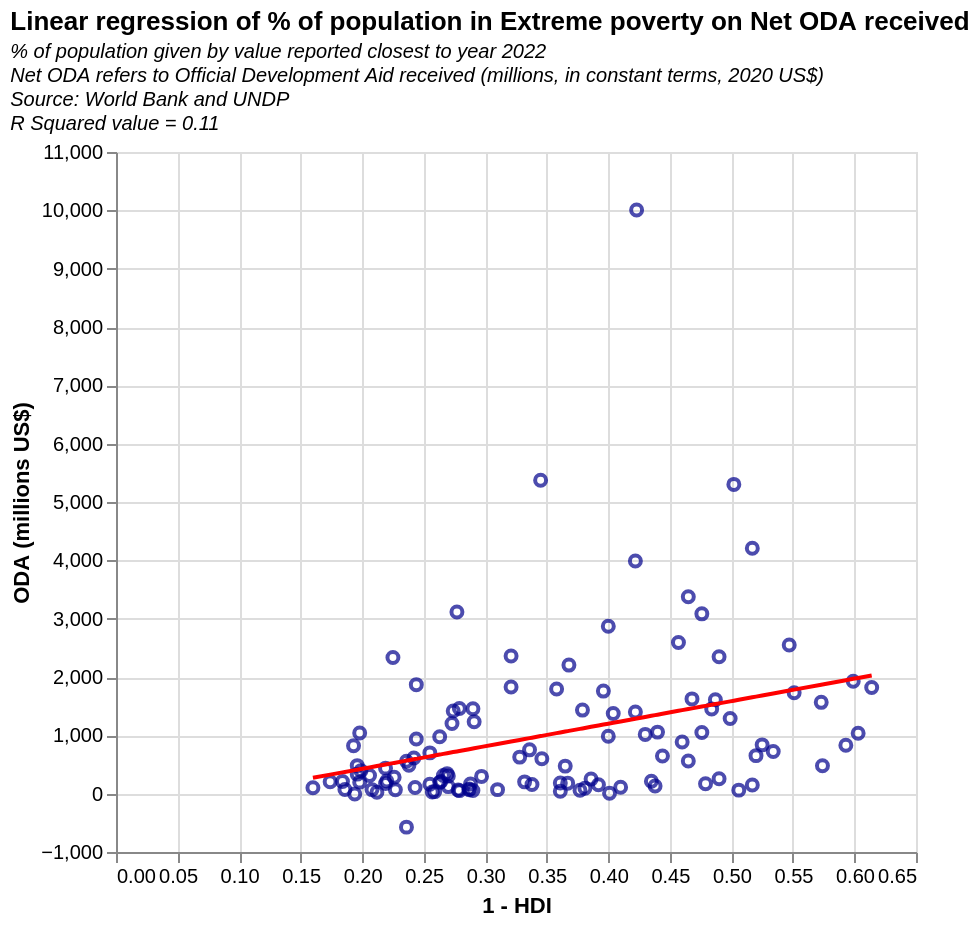

The Vega-Lite source for this figure:
### Vega-Lite specification from a JSON file in a GitHub repository (floating-point values rounded to 4 significant figures)
{"$schema": "https://vega.github.io/schema/vega-lite/v5.json", "data": {"values": [{"": "0", "X": "0.225", "y": "2334.560059", "y2": "523.3928971738477"}, {"": "1", "X": "0.517", "y": "4206.660156", "y2": "1651.8808900216334"}, {"": "2", "X": "0.206", "y": "309.9500122", "y2": "449.96388394060136"}, {"": "3", "X": "0.264", "y": "209.58999630000002", "y2": "674.1156085473534"}, {"": "4", "X": "0.41", "y": "110.8700027", "y2": "1238.3596049712462"}, {"": "5", "X": "0.212", "y": "25.78000069", "y2": "473.15199338267917"}, {"": "6", "X": "0.16", "y": "101.2799988", "y2": "272.188378218005"}, {"": "7", "X": "0.243", "y": "105.6200027", "y2": "592.9572255000811"}, {"": "8", "X": "0.27", "y": "121.2699966", "y2": "697.3037179894311"}, {"": "9", "X": "0.345", "y": "5373.850098", "y2": "987.1550860154034"}, {"": "10", "X": "0.193", "y": "822.8099976", "y2": "399.72298014943283"}, {"": "11", "X": "0.31", "y": "69.23000336", "y2": "851.8911142699496"}, {"": "12", "X": "0.476", "y": "1049.130005", "y2": "1493.4288088341018"}, {"": "13", "X": "0.332", "y": "202.21000669999998", "y2": "936.914182224235"}, {"": "14", "X": "0.219", "y": "437.4700012", "y2": "500.2047877317699"}, {"": "15", "X": "0.287", "y": "78.70999908", "y2": "763.0033614086515"}, {"": "16", "X": "0.242", "y": "612.4299927000001", "y2": "589.0925405930681"}, {"": "17", "X": "0.551", "y": "1730.790039", "y2": "1783.2801768600743"}, {"": "18", "X": "0.574", "y": "478.85000610000003", "y2": "1872.1679297213723"}, {"": "19", "X": "0.338", "y": "157.42999269999999", "y2": "960.1022916663128"}, {"": "20", "X": "0.404", "y": "1373.209961", "y2": "1215.1714955291684"}, {"": "21", "X": "0.422", "y": "1399.810059", "y2": "1284.7358238554018"}, {"": "22", "X": "0.593", "y": "829.9799805", "y2": "1945.5969429546185"}, {"": "23", "X": "0.603", "y": "1036.650024", "y2": "1984.2437920247485"}, {"": "24", "X": "0.236", "y": "-573.6099854", "y2": "565.9044311509903"}, {"": "25", "X": "0.244", "y": "1868.719971", "y2": "596.821910407094"}, {"": "26", "X": "0.438", "y": "131.9100037", "y2": "1346.5707823676091"}, {"": "27", "X": "0.184", "y": "209.6100006", "y2": "364.9408159863161"}, {"": "28", "X": "0.219", "y": "174.4799957", "y2": "500.2047877317699"}, {"": "29", "X": "0.49", "y": "256.1400146", "y2": "1547.5343975322833"}, {"": "30", "X": "0.278", "y": "64.16000366", "y2": "728.221197245535"}, {"": "31", "X": "0.236", "y": "554.8300171000001", "y2": "565.9044311509903"}, {"": "32", "X": "0.269", "y": "343.1600037", "y2": "693.4390330824183"}, {"": "33", "X": "0.328", "y": "626.6699828999999", "y2": "921.455442596183"}, {"": "34", "X": "0.401", "y": "5.949999809", "y2": "1203.5774408081295"}, {"": "35", "X": "0.506", "y": "60.709999079999996", "y2": "1609.3693560444908"}, {"": "36", "X": "0.502", "y": "5301.660156", "y2": "1593.9106164164389"}, {"": "37", "X": "0.263", "y": "193.6399994", "y2": "670.2509236403404"}, {"": "38", "X": "0.29", "y": "53.200000759999995", "y2": "774.5974161296904"}, {"": "39", "X": "0.198", "y": "1040.859985", "y2": "419.0464046844977"}, {"": "40", "X": "0.368", "y": "2204.159912", "y2": "1076.0428388767016"}, {"": "41", "X": "0.208", "y": "69.51000214", "y2": "457.69325375462734"}, {"": "42", "X": "0.365", "y": "472.35998539999997", "y2": "1064.4487841556627"}, {"": "43", "X": "0.534", "y": "723.4699707000001", "y2": "1717.5805334408537"}, {"": "44", "X": "0.517", "y": "147.2400055", "y2": "1651.8808900216334"}, {"": "45", "X": "0.279", "y": "51.86999893", "y2": "732.0858821525478"}, {"": "46", "X": "0.46", "y": "886.8499756", "y2": "1431.5938503218945"}, {"": "47", "X": "0.379", "y": "1432.630005", "y2": "1118.5543728538444"}, {"": "48", "X": "0.358", "y": "1794.209961", "y2": "1037.395989806572"}, {"": "49", "X": "0.291", "y": "1232.869995", "y2": "778.4621010367034"}, {"": "50", "X": "0.321", "y": "2359.149902", "y2": "894.4026482470924"}, {"": "51", "X": "0.287", "y": "66.61000061", "y2": "763.0033614086515"}, {"": "52", "X": "0.277", "y": "3114.0", "y2": "724.356512338522"}, {"": "53", "X": "0.186", "y": "70.40000153", "y2": "372.6701858003421"}, {"": "54", "X": "0.422", "y": "3987.860107", "y2": "1284.7358238554018"}, {"": "55", "X": "0.377", "y": "58.02000046", "y2": "1110.8250030398183"}, {"": "56", "X": "0.274", "y": "1417.579956", "y2": "712.762457617483"}, {"": "57", "X": "0.479", "y": "170.4900055", "y2": "1505.0228635551407"}, {"": "58", "X": "0.52", "y": "652.0999756", "y2": "1663.4749447426723"}, {"": "59", "X": "0.297", "y": "295.98999019999997", "y2": "801.6502104787812"}, {"": "60", "X": "0.499", "y": "1289.52002", "y2": "1582.3165616954"}, {"": "61", "X": "0.484", "y": "1453.130005", "y2": "1524.3462880902055"}, {"": "62", "X": "0.194", "y": "-5.21999979", "y2": "403.58766505644587"}, {"": "63", "X": "0.266", "y": "311.1600037", "y2": "681.8449783613794"}, {"": "64", "X": "0.573", "y": "1565.51001", "y2": "1868.3032448143595"}, {"": "65", "X": "0.361", "y": "183.0599976", "y2": "1048.990044527611"}, {"": "66", "X": "0.444", "y": "644.460022", "y2": "1369.758891809687"}, {"": "67", "X": "0.196", "y": "334.9700012", "y2": "411.31703487047173"}, {"": "68", "X": "0.244", "y": "936.0599976", "y2": "596.821910407094"}, {"": "69", "X": "0.255", "y": "699.1599731", "y2": "639.3334443842367"}, {"": "70", "X": "0.174", "y": "203.88000490000002", "y2": "326.2939669161865"}, {"": "71", "X": "0.321", "y": "1828.349976", "y2": "894.4026482470924"}, {"": "72", "X": "0.547", "y": "2547.300049", "y2": "1767.8214372320226"}, {"": "73", "X": "0.4", "y": "2870.320068", "y2": "1199.7127559011167"}, {"": "74", "X": "0.367", "y": "180.1000061", "y2": "1072.1781539696888"}, {"": "75", "X": "0.396", "y": "1758.400024", "y2": "1184.2540162730647"}, {"": "76", "X": "0.346", "y": "599.9099731", "y2": "991.0197709224165"}, {"": "77", "X": "0.599", "y": "1928.449951", "y2": "1968.7850523966963"}, {"": "78", "X": "0.465", "y": "3375.47998", "y2": "1450.9172748569592"}, {"": "79", "X": "0.226", "y": "282.23999019999997", "y2": "527.2575820808607"}, {"": "80", "X": "0.457", "y": "2590.97998", "y2": "1419.9997956008556"}, {"": "81", "X": "0.227", "y": "66.23000336", "y2": "531.1222669878737"}, {"": "82", "X": "0.199", "y": "394.67001339999996", "y2": "422.91108959151063"}, {"": "83", "X": "0.44", "y": "1055.030029", "y2": "1354.3001521816352"}, {"": "84", "X": "0.27", "y": "304.23999019999997", "y2": "697.3037179894311"}, {"": "85", "X": "0.238", "y": "488.7000122", "y2": "573.6338009650162"}, {"": "86", "X": "0.29", "y": "1456.219971", "y2": "774.5974161296904"}, {"": "87", "X": "0.468", "y": "1624.449951", "y2": "1462.5113295779981"}, {"": "88", "X": "0.288", "y": "166.6100006", "y2": "766.8680463156645"}, {"": "89", "X": "0.381", "y": "91.84999847", "y2": "1126.2837426678702"}, {"": "90", "X": "0.487", "y": "1610.969971", "y2": "1535.9403428112444"}, {"": "91", "X": "0.196", "y": "480.10000610000003", "y2": "411.31703487047173"}, {"": "92", "X": "0.525", "y": "836.7999877999999", "y2": "1682.7983692777373"}, {"": "93", "X": "0.435", "y": "214.2599945", "y2": "1334.9767276465702"}, {"": "94", "X": "0.273", "y": "1202.97998", "y2": "708.89777271047"}, {"": "95", "X": "0.614", "y": "1820.319946", "y2": "2026.7553260018908"}, {"": "96", "X": "0.22", "y": "217.5599976", "y2": "504.06947263878294"}, {"": "97", "X": "0.49", "y": "2347.719971", "y2": "1547.5343975322833"}, {"": "98", "X": "0.257", "y": "27.090000149999998", "y2": "647.0628141982626"}, {"": "99", "X": "0.423", "y": "10005.980469", "y2": "1288.6005087624146"}, {"": "100", "X": "0.336", "y": "751.2299805", "y2": "952.3729218522869"}, {"": "101", "X": "0.198", "y": "197.8500061", "y2": "419.0464046844977"}, {"": "102", "X": "0.386", "y": "249.67999269999999", "y2": "1145.607167202935"}, {"": "103", "X": "0.465", "y": "560.8800049", "y2": "1450.9172748569592"}, {"": "104", "X": "0.255", "y": "162.8899994", "y2": "639.3334443842367"}, {"": "105", "X": "0.263", "y": "974.9099731", "y2": "670.2509236403404"}, {"": "106", "X": "0.259", "y": "35.41999817", "y2": "654.7921840122885"}, {"": "107", "X": "0.361", "y": "42.91999817", "y2": "1048.990044527611"}, {"": "108", "X": "0.476", "y": "3082.590088", "y2": "1493.4288088341018"}, {"": "109", "X": "0.279", "y": "1459.23999", "y2": "732.0858821525478"}, {"": "110", "X": "0.392", "y": "154.0", "y2": "1168.7952766450128"}, {"": "111", "X": "0.43", "y": "1015.869995", "y2": "1315.6533031115055"}, {"": "112", "X": "0.4", "y": "984.0700072999999", "y2": "1199.7127559011167"}], "format": {"parse": {"X": "number"}}}, "height": 350, "width": 400, "title": {"text": "Linear regression of % of population in Extreme poverty on Net ODA received", "subtitle": ["% of population given by value reported closest to year 2022", "Net ODA refers to Official Development Aid received (millions, in constant terms, 2020 US$)", "Source: World Bank and UNDP", "R Squared value = 0.11"], "subtitleFontStyle": "italic", "subtitleFontSize": 10, "anchor": "start", "color": "black", "subtitleColor": "black"}, "layer": [{"mark": {"type": "point", "color": "darkblue"}, "encoding": {"x": {"field": "X", "type": "quantitative", "title": "1 - HDI"}, "y": {"field": "y", "type": "quantitative", "title": "ODA (millions US$)"}}}, {"mark": {"type": "line", "color": "red"}, "encoding": {"x": {"field": "X", "type": "quantitative"}, "y": {"field": "y2", "type": "quantitative"}}}]}
